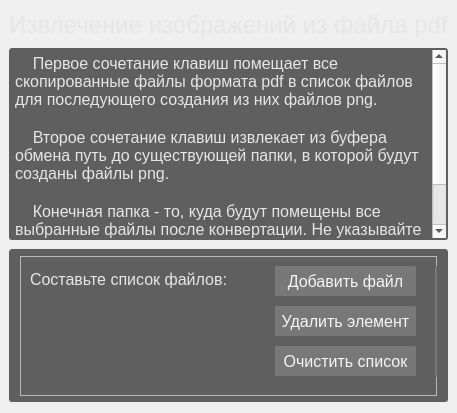
         <widget class="QWidget" name="extract_pdf_pics">
          <property name="styleSheet">
           <string notr="true">QWidget#extract_pdf_pics
{
	background-color: rgb(70,70,70);
}</string>
          </property>
          <layout class="QVBoxLayout" name="verticalLayout_46">
           <property name="spacing">
            <number>9</number>
           </property>
           <property name="leftMargin">
            <number>9</number>
           </property>
           <property name="rightMargin">
            <number>9</number>
           </property>
           <item>
            <widget class="QLabel" name="extract_from_pics_descript">
             <property name="maximumSize">
              <size>
               <width>16777215</width>
               <height>60</height>
              </size>
             </property>
             <property name="font">
              <font>
               <family>Segoe UI</family>
               <pointsize>18</pointsize>
              </font>
             </property>
             <property name="styleSheet">
              <string notr="true">QLabel
{
	color: rgb(230,230,230);
}</string>
             </property>
             <property name="text">
              <string>Извлечение изображений из файла pdf</string>
             </property>
             <property name="alignment">
              <set>Qt::AlignCenter</set>
             </property>
            </widget>
           </item>
           <item>
            <widget class="QPlainTextEdit" name="extract_from_pics_plain">
             <property name="minimumSize">
              <size>
               <width>0</width>
               <height>0</height>
              </size>
             </property>
             <property name="maximumSize">
              <size>
               <width>100000</width>
               <height>200</height>
              </size>
             </property>
             <property name="font">
              <font>
               <family>Segoe UI</family>
               <pointsize>12</pointsize>
              </font>
             </property>
             <property name="styleSheet">
              <string notr="true">QPlainTextEdit
{
	color: rgb(230,230,230);
	background-color:rgb(95,95,95);
	border-style: double;
	border-width: 2px;
    border-radius: 2px;
	border-color: rgb(95,95,95)
}</string>
             </property>
             <property name="plainText">
              <string>    Первое сочетание клавиш помещает все скопированные файлы формата pdf в список файлов для последующего создания из них файлов png.

    Второе сочетание клавиш извлекает из буфера обмена путь до существующей папки, в которой будут созданы файлы png.

    Конечная папка - то, куда будут помещены все выбранные файлы после конвертации. Не указывайте ее, если хотите, чтобы файлы остались в папках оригиналов.</string>
             </property>
             <property name="textInteractionFlags">
              <set>Qt::NoTextInteraction</set>
             </property>
            </widget>
           </item>
           <item>
            <widget class="QFrame" name="bottom_extract_from_pics_frame">
             <property name="styleSheet">
              <string notr="true">QFrame#bottom_extract_from_pics_frame
{
	color: rgb(230,230,230);
	background-color:rgb(95,95,95);
	border-style: double;
	border-width: 2px;
    border-radius: 2px;
	border-color: rgb(95,95,95)
}</string>
             </property>
             <property name="frameShape">
              <enum>QFrame::StyledPanel</enum>
             </property>
             <property name="frameShadow">
              <enum>QFrame::Raised</enum>
             </property>
             <layout class="QVBoxLayout" name="verticalLayout_45">
              <property name="spacing">
               <number>0</number>
              </property>
              <property name="topMargin">
               <number>0</number>
              </property>
              <property name="rightMargin">
               <number>9</number>
              </property>
              <item>
               <widget class="QFrame" name="extract_from_pics_list_frame">
                <property name="minimumSize">
                 <size>
                  <width>0</width>
                  <height>140</height>
                 </size>
                </property>
                <property name="maximumSize">
                 <size>
                  <width>16777215</width>
                  <height>130</height>
                 </size>
                </property>
                <property name="frameShape">
                 <enum>QFrame::StyledPanel</enum>
                </property>
                <property name="frameShadow">
                 <enum>QFrame::Raised</enum>
                </property>
                <widget class="QListWidget" name="extract_from_pics_list_main">
                 <property name="geometry">
                  <rect>
                   <x>415</x>
                   <y>10</y>
                   <width>341</width>
                   <height>111</height>
                  </rect>
                 </property>
                 <property name="styleSheet">
                  <string notr="true">QListWidget
 { background-color: rgb(120, 120, 120);
	color: rgb(245, 245, 245);
	border-style: double;
	border-width: 1px;
    border-radius: 1px;
	border-color: rgb(120, 120, 120);
}</string>
                 </property>
                </widget>
                <widget class="QPushButton" name="extract_from_pics_list_add">
                 <property name="geometry">
                  <rect>
                   <x>255</x>
                   <y>10</y>
                   <width>141</width>
                   <height>30</height>
                  </rect>
                 </property>
                 <property name="minimumSize">
                  <size>
                   <width>0</width>
                   <height>30</height>
                  </size>
                 </property>
                 <property name="font">
                  <font>
                   <family>Segoe UI</family>
                   <pointsize>12</pointsize>
                  </font>
                 </property>
                 <property name="styleSheet">
                  <string notr="true">QPushButton
 { background-color: rgb(120, 120, 120);
	color: rgb(245, 245, 245);
	border-style: double;
	border-width: 1px;
    border-radius: 1px;
	border-color: rgb(120, 120, 120); }
QPushButton:hover
 { background-color: rgb(130, 130, 130);
	color: rgb(245, 245, 245);
	border-color: rgb(130, 130, 130); }
QPushButton:pressed
 { background-color: rgb(110, 110, 110);
	color: rgb(245, 245, 245);
	border-color: rgb(190, 190, 190); }</string>
                 </property>
                 <property name="text">
                  <string>Добавить файл</string>
                 </property>
                </widget>
                <widget class="QLabel" name="extract_from_pics_list_descript">
                 <property name="geometry">
                  <rect>
                   <x>10</x>
                   <y>13</y>
                   <width>271</width>
                   <height>21</height>
                  </rect>
                 </property>
                 <property name="font">
                  <font>
                   <family>Segoe UI</family>
                   <pointsize>12</pointsize>
                  </font>
                 </property>
                 <property name="styleSheet">
                  <string notr="true">QLabel
{
	color: rgb(230,230,230);
}</string>
                 </property>
                 <property name="text">
                  <string>Составьте список файлов:</string>
                 </property>
                </widget>
                <widget class="QPushButton" name="extract_from_pics_list_delete">
                 <property name="geometry">
                  <rect>
                   <x>255</x>
                   <y>50</y>
                   <width>141</width>
                   <height>30</height>
                  </rect>
                 </property>
                 <property name="minimumSize">
                  <size>
                   <width>0</width>
                   <height>30</height>
                  </size>
                 </property>
                 <property name="font">
                  <font>
                   <family>Segoe UI</family>
                   <pointsize>12</pointsize>
                  </font>
                 </property>
                 <property name="styleSheet">
                  <string notr="true">QPushButton
 { background-color: rgb(120, 120, 120);
	color: rgb(245, 245, 245);
	border-style: double;
	border-width: 1px;
    border-radius: 1px;
	border-color: rgb(120, 120, 120); }
QPushButton:hover
 { background-color: rgb(130, 130, 130);
	color: rgb(245, 245, 245);
	border-color: rgb(130, 130, 130); }
QPushButton:pressed
 { background-color: rgb(110, 110, 110);
	color: rgb(245, 245, 245);
	border-color: rgb(190, 190, 190); }</string>
                 </property>
                 <property name="text">
                  <string>Удалить элемент</string>
                 </property>
                </widget>
                <widget class="QPushButton" name="extract_from_pics_list_clear">
                 <property name="geometry">
                  <rect>
                   <x>255</x>
                   <y>90</y>
                   <width>141</width>
                   <height>30</height>
                  </rect>
                 </property>
                 <property name="minimumSize">
                  <size>
                   <width>0</width>
                   <height>30</height>
                  </size>
                 </property>
                 <property name="font">
                  <font>
                   <family>Segoe UI</family>
                   <pointsize>12</pointsize>
                  </font>
                 </property>
                 <property name="styleSheet">
                  <string notr="true">QPushButton
 { background-color: rgb(120, 120, 120);
	color: rgb(245, 245, 245);
	border-style: double;
	border-width: 1px;
    border-radius: 1px;
	border-color: rgb(120, 120, 120); }
QPushButton:hover
 { background-color: rgb(130, 130, 130);
	color: rgb(245, 245, 245);
	border-color: rgb(130, 130, 130); }
QPushButton:pressed
 { background-color: rgb(110, 110, 110);
	color: rgb(245, 245, 245);
	border-color: rgb(190, 190, 190); }</string>
                 </property>
                 <property name="text">
                  <string>Очистить список</string>
                 </property>
                </widget>
               </widget>
              </item>
              <item>
               <widget class="QFrame" name="extract_from_pics_end_frame">
                <property name="maximumSize">
                 <size>
                  <width>16777215</width>
                  <height>55</height>
                 </size>
                </property>
                <property name="frameShape">
                 <enum>QFrame::StyledPanel</enum>
                </property>
                <property name="frameShadow">
                 <enum>QFrame::Raised</enum>
                </property>
                <widget class="QLabel" name="extract_from_pics_end_descript">
                 <property name="geometry">
                  <rect>
                   <x>10</x>
                   <y>10</y>
                   <width>207</width>
                   <height>21</height>
                  </rect>
                 </property>
                 <property name="font">
                  <font>
                   <family>Segoe UI</family>
                   <pointsize>12</pointsize>
                  </font>
                 </property>
                 <property name="styleSheet">
                  <string notr="true">QLabel
{
	color: rgb(230,230,230);
}</string>
                 </property>
                 <property name="text">
                  <string>Укажите конечную папку:</string>
                 </property>
                </widget>
                <widget class="QPushButton" name="extract_from_pics_end_button">
                 <property name="geometry">
                  <rect>
                   <x>255</x>
                   <y>10</y>
                   <width>141</width>
                   <height>30</height>
                  </rect>
                 </property>
                 <property name="minimumSize">
                  <size>
                   <width>0</width>
                   <height>25</height>
                  </size>
                 </property>
                 <property name="font">
                  <font>
                   <family>Segoe UI</family>
                   <pointsize>12</pointsize>
                  </font>
                 </property>
                 <property name="styleSheet">
                  <string notr="true">QPushButton
 { background-color: rgb(120, 120, 120);
	color: rgb(245, 245, 245);
	border-style: double;
	border-width: 1px;
    border-radius: 1px;
	border-color: rgb(120, 120, 120); }
QPushButton:hover
 { background-color: rgb(130, 130, 130);
	color: rgb(245, 245, 245);
	border-color: rgb(130, 130, 130); }
QPushButton:pressed
 { background-color: rgb(110, 110, 110);
	color: rgb(245, 245, 245);
	border-color: rgb(190, 190, 190); }</string>
                 </property>
                 <property name="text">
                  <string>Выбрать папку...</string>
                 </property>
                </widget>
                <widget class="QLineEdit" name="extract_from_pics_end_name">
                 <property name="geometry">
                  <rect>
                   <x>415</x>
                   <y>10</y>
                   <width>341</width>
                   <height>25</height>
                  </rect>
                 </property>
                 <property name="font">
                  <font>
                   <family>Segoe UI</family>
                   <pointsize>12</pointsize>
                  </font>
                 </property>
                 <property name="styleSheet">
                  <string notr="true">QLineEdit{
	background-color: rgb(120, 120, 120);
	color: rgb(245, 245, 245);
	border-style: double;
	border-width: 1px;
    border-radius: 1px;
	border-color: rgb(120, 120, 120);
}
QLineEdit:hover{
	 background-color: rgb(130, 130, 130);
	color: rgb(245, 245, 245);
	border-color: rgb(130, 130, 130); 
	border-style: double;
	border-width: 1px;
    border-radius: 1px;
}
QLineEdit:focus{
	background-color: rgb(100, 100, 100);
	color: rgb(235, 235, 235);
	border-style: double;
	border-width: 1px;
    border-radius: 1px;
	border-color: rgb(190, 190, 190) ;
}</string>
                 </property>
                 <property name="readOnly">
                  <bool>true</bool>
                 </property>
                </widget>
               </widget>
              </item>
              <item>
               <widget class="QFrame" name="extract_from_pics_do_frame">
                <property name="maximumSize">
                 <size>
                  <width>16777215</width>
                  <height>40</height>
                 </size>
                </property>
                <property name="frameShape">
                 <enum>QFrame::StyledPanel</enum>
                </property>
                <property name="frameShadow">
                 <enum>QFrame::Raised</enum>
                </property>
                <widget class="QPushButton" name="extract_from_pics_do_button">
                 <property name="geometry">
                  <rect>
                   <x>415</x>
                   <y>0</y>
                   <width>341</width>
                   <height>37</height>
                  </rect>
                 </property>
                 <property name="minimumSize">
                  <size>
                   <width>0</width>
                   <height>35</height>
                  </size>
                 </property>
                 <property name="font">
                  <font>
                   <family>Segoe UI</family>
                   <pointsize>12</pointsize>
                  </font>
                 </property>
                 <property name="styleSheet">
                  <string notr="true">QPushButton
 { background-color: rgb(120, 120, 120);
	color: rgb(245, 245, 245);
	border-style: double;
	border-width: 1px;
    border-radius: 1px;
	border-color: rgb(120, 120, 120); }
QPushButton:hover
 { background-color: rgb(130, 130, 130);
	color: rgb(245, 245, 245);
	border-color: rgb(130, 130, 130); }
QPushButton:pressed
 { background-color: rgb(110, 110, 110);
	color: rgb(245, 245, 245);
	border-color: rgb(190, 190, 190); }</string>
                 </property>
                 <property name="text">
                  <string>Извлечь!</string>
                 </property>
                </widget>
                <widget class="QLabel" name="extract_from_pics_do_descript">
                 <property name="geometry">
                  <rect>
                   <x>10</x>
                   <y>10</y>
                   <width>351</width>
                   <height>21</height>
                  </rect>
                 </property>
                 <property name="font">
                  <font>
                   <family>Segoe UI</family>
                   <pointsize>12</pointsize>
                  </font>
                 </property>
                 <property name="styleSheet">
                  <string notr="true">QLabel
{
	color: rgb(230,230,230);
}</string>
                 </property>
                 <property name="text">
                  <string>Извлеките изображения, нажав на кнопку: </string>
                 </property>
                </widget>
               </widget>
              </item>
             </layout>
            </widget>
           </item>
          </layout>
         </widget>
